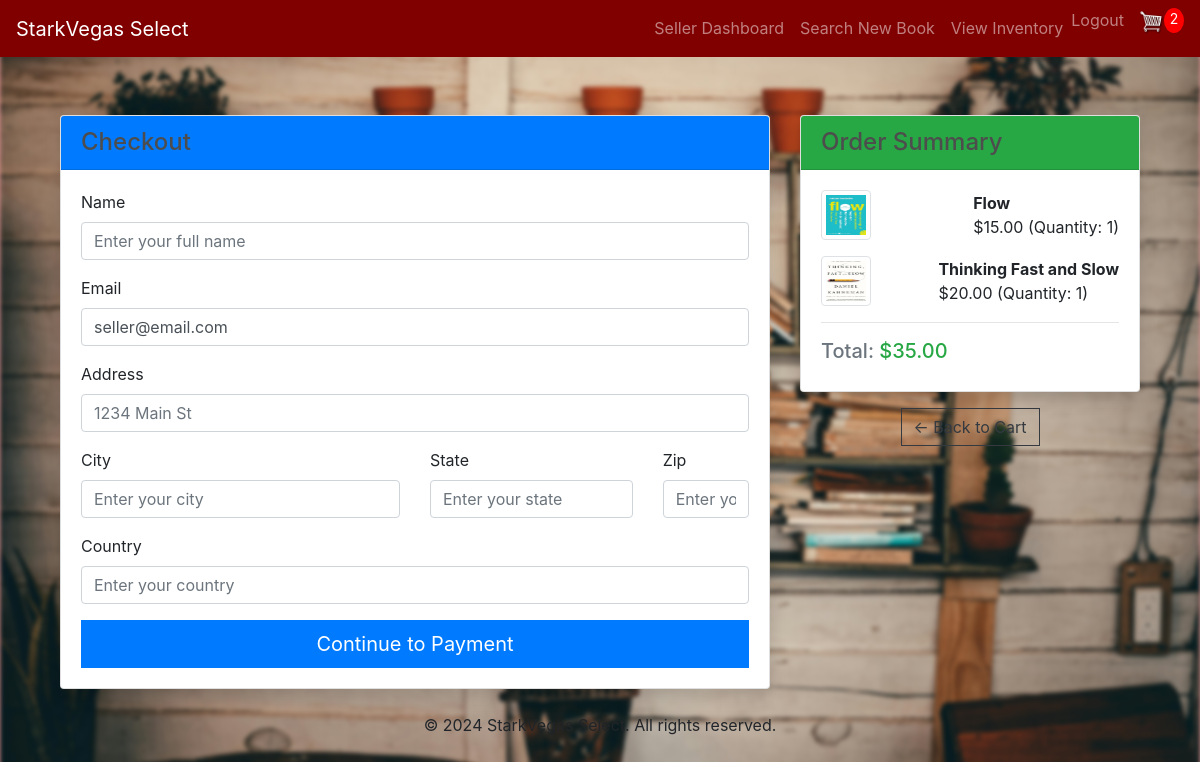
The page /checkout/ (signed in) on the database its author committed.
### store/models.py (models this page shows, shortened)
class OrderItem(models.Model):
    product = models.ForeignKey(Product, on_delete=models.SET_NULL, null=True, related_name='order_items')
    order = models.ForeignKey(Order, on_delete=models.SET_NULL, null=True, related_name='order_items')
    quantity = models.IntegerField(default=0)
    status = models.CharField(max_length=100, default='pending')
    @property
    def get_total(self):
        return self.product.price * self.quantity if self.product else 0
    class Meta:
        unique_together = ('product', 'order', 'status')

class Product(models.Model):
    name = models.CharField(max_length=200, blank=False)
    author = models.CharField(max_length=255, default='Unknown')
    num_pages = models.IntegerField(null=True, blank=True)  # Allow null values
    description = models.TextField(default='No description available')
    price = models.DecimalField(max_digits=10, decimal_places=2)
    digital = models.BooleanField(default=False)
    image = models.ImageField(upload_to='product_images/', null=True, blank=True)
    seller = models.ForeignKey(Profile, on_delete=models.SET_NULL, null=True, blank=True, related_name='products')
    average_rating = models.FloatField(default=0.0, blank=True)
    ratings_count = models.IntegerField(default=0, blank=True)
    @property
    def imageURL(self):
        if self.image and hasattr(self.image, 'url'):
            return self.image.url
        return '/static/images/default-product.jpg'

class Order(models.Model):
    customer = models.ForeignKey(Customer, on_delete=models.SET_NULL, null=True)
    date_ordered = models.DateTimeField(auto_now_add=True)
    complete = models.BooleanField(default=False)
    transaction_id = models.CharField(max_length=200, null=True, blank=True)
    @property
    def get_cart_total(self):
        return sum(item.get_total for item in self.order_items.all())

### store/views.py (the view, shortened to what this page needs)
# urls.py: path('checkout/', views.checkout, name='checkout'),
@login_required
def checkout(request):
    data = cartData(request)
    cartItems = data['cartItems']
    order = data['order']
    items = data['items']
    if request.user.is_authenticated:
        customer = Customer.objects.get(user=request.user)
        address = ShippingAddress.objects.filter(customer=customer, default=True).first()
    else:
        customer, address = None, None
    context = {
        'items': items,
        'order': order,
        'cartItems': cartItems,
        'address': address
    }
    return render(request, 'store/checkout.html', context)

### store/utils.py (called while the page is built)
def cartData(request):
    if request.user.is_authenticated:
        customer, created = Customer.objects.get_or_create(user=request.user)
        orders = Order.objects.filter(customer=customer, complete=False)
        if orders.exists():
            order = orders.first()
        else:
            order = Order.objects.create(customer=customer, complete=False)
        items = order.order_items.all()
        cartItems = sum(item.quantity for item in items)  # Corrected part
    else:
        cookieData = cookieCart(request)
        cartItems = cookieData['cartItems']
        order = cookieData['order']
        items = cookieData['items']
    return {'cartItems': cartItems, 'order': order, 'items': items}

### store/templates/store/checkout.html (shortened to what this page needs)
{% extends 'store/main.html' %}
{% load static %}
{% block content %}
<div class="container mt-5">
    <div class="row justify-content-center">
        <div class="col-lg-8 mb-4">
            <div class="card shadow">
                <div class="card-header bg-primary text-white">
                    <h4 class="m-0">Checkout</h4>
                </div>
                <div class="card-body">
                    <form id="checkout-form" method="post" action="{% url 'checkout' %}">
                        <div class="mb-3">
                            <label for="name" class="form-label">Name</label>
                            <input class="form-control" type="text" id="name" name="name" value="{{ request.user.get_full_name }}" required placeholder="Enter your full name">
                        </div>
                        <div class="mb-3">
                            <label for="email" class="form-label">Email</label>
                            <input class="form-control" type="email" id="email" name="email" value="{{ request.user.email }}" required placeholder="Enter your email address">
                        </div>
                        <div class="mb-3">
                            <label for="address" class="form-label">Address</label>
                            <input class="form-control" type="text" id="address" name="address" value="{{ address.address }}" required placeholder="1234 Main St">
                        </div>
                        <div class="row">
                            <div class="col-md-6 mb-3">
                                <label for="city" class="form-label">City</label>
                                <input class="form-control" type="text" id="city" name="city" value="{{ address.city }}" required placeholder="Enter your city">
                            </div>
                            <div class="col-md-4 mb-3">
                                <label for="state" class="form-label">State</label>
                                <input class="form-control" type="text" id="state" name="state" value="{{ address.state }}" required placeholder="Enter your state">
                            </div>
                            <div class="col-md-2 mb-3">
                                <label for="zipcode" class="form-label">Zip</label>
                                <input class="form-control" type="text" id="zipcode" name="zipcode" value="{{ address.zipcode }}" required placeholder="Enter your zip code">
                            </div>
                        </div>
                        <div class="mb-3">
                            <label for="country" class="form-label">Country</label>
                            <input class="form-control" type="text" id="country" name="country" value="{{ address.country }}" required placeholder="Enter your country">
                        </div>
                        <button type="submit" class="btn btn-primary btn-lg btn-block">Continue to Payment</button>
                    </form>
                </div>
            </div>
        </div>
        <div class="col-lg-4 mb-4">
            <div class="card shadow">
                <div class="card-header bg-success text-white">
                    <h4 class="m-0">Order Summary</h4>
                </div>
                <div class="card-body">
                    {% for item in items %}
                    <div class="d-flex align-items-center justify-content-between mb-3">
                        <img src="{{ item.product.imageURL }}" alt="{{ item.product.name }}" class="img-thumbnail" style="width: 50px; height: 50px;">
                        <div class="ml-3">
                            <strong>{{ item.product.name }}</strong>
                            <div>${{ item.product.price|floatformat:2 }} (Quantity: {{ item.quantity }})</div>
                        </div>
                    </div>
                    {% empty %}
                    <p class="text-center text-muted">No products in cart.</p>
                    {% endfor %}
                    <hr>
                    <h5 class="text-secondary">Total: <span class="text-success">${{ order.get_cart_total|floatformat:2 }}</span></h5>
                </div>
            </div>
            <div class="text-center mt-3">
                <a class="btn btn-outline-dark" href="{% url 'cart' %}">&#x2190; Back to Cart</a>
            </div>
        </div>
    </div>
</div>
{% endblock %}

### static/css/main.css (style rules this page uses)
body { background-color: hsl(0, 51%, 71%); }
h1,h2,h3,h4,h5,h6 { color:hsl(0, 0%, 30%); }
.col-lg-4, .col-lg-6, .col-lg-8, .col-lg-12 { margin-top: 10px; }
.btn { border-radius: 0; }

### rows shown on the page
OrderItem: product.imageURL (picture), product.name "Flow", product.price "15.00", quantity "1"
OrderItem: product.imageURL (picture), product.name "Thinking Fast and Slow", product.price "20.00", quantity "1"
Order: get_cart_total "35.00"

### other values the page prints
{{ cartItems }} "2"
